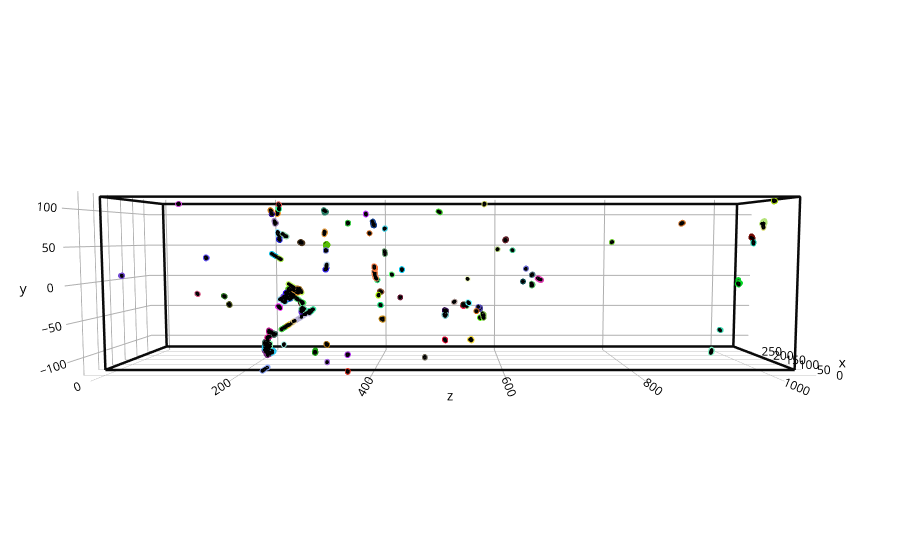

Notebook code cell kept with this figure:
### Code cell
# Plot the clusters and truth edges (if exists)

DRAW_TRUTH_EDGES=False
spacepoint_size = 3.0

xpos  = batchdata[0]['shower_points']
cluster_labels = np.squeeze( batchdata[0]['cluster_labels'] )

print("pos.shape: ",xpos.shape)
print("cluster_labels.shape: ",cluster_labels.shape)

cluster_sampled_pos  = batchdata[0]['cluster_sampled_pos']
cluster_sampled_feat = batchdata[0]['cluster_sampled_feat']
cluster_index_remap = np.squeeze( batchdata[0]['cluster_index_remap'] )
cluster_feat_centroid = batchdata[0]['cluster_feat_centroid']
cluster_feat_planepixelsum = np.squeeze(batchdata[0]['cluster_feat_planepixelsum'])
cluster_feat_pca = np.squeeze(batchdata[0]['cluster_feat_pca'])
edge_list = np.squeeze(batchdata[0]['showercluster_edge_list'])

remap = {}
# for idx,cid in enumerate(cluster_index_remap):
#     #remap[cid] = idx
#     remap[cid] = cid
for i in range(cluster_feat_centroid.shape[0]):
    remap[i] = i

print("cluster_sampled_pos: ",cluster_sampled_pos.shape)
#print("edge list: ",edge_list)
print("edge list.shape: ",edge_list.shape)

print("cluster labels: ")
print(np.unique(cluster_labels))

reco_clusters = get_instanceid_clusters( xpos,
                                        cluster_labels,
                                        min_size=1,
                                        verbose=False)

nclusters = len(reco_clusters)
print("number of reco clusters (above min_size): ",nclusters)
#print(reco_clusters.keys())

#import plotly.express as px

#colors = px.colors.qualitative.Plotly[:nclusters]
#ncolors = len(colors)

reco_cluster_plots = []
sampled_points_v = []
ii = 0
cid_color = {}
for cid in reco_clusters:

    #if cid not in [0,3,6]:
    #    continue
    
    cpos = reco_clusters[cid]
    
    # print("custom.shape: ",spacepoint_customdata.shape)
    #cid_pixsum = cluster_feat_planepixelsum[remap[cid],:]*0.0126
    cid_pixsum = cluster_feat_planepixelsum[cid,:]*0.0126
    
    hovertemplate='x: %{x}<br>' + \
                'y: %{y}<br>' + \
                'z: %{z}<br>' + \
                'q: %.1f, %.1f, %.1f<br>'%(cid_pixsum[0],cid_pixsum[1],cid_pixsum[2]) + \
                'npts: %d'%(cpos.shape[0])
    rcolor = np.random.randint(0,255,3)
    scolor = f"rgba({rcolor[0]},{rcolor[1]},{rcolor[2]},1)"
    cluster_plot = {
        "type":"scatter3d",
        "x": cpos[:,0],
        "y": cpos[:,1],
        "z": cpos[:,2],
        "mode":"markers",
        "name":"ID[%d]"%(cid),
        "hovertemplate":hovertemplate,
        "marker":{"color":scolor,"size":spacepoint_size,"opacity":0.5}
    }
    cid_color[cid] = scolor
    reco_cluster_plots.append(cluster_plot)

    # pca lines
    for ipca in range(3):
        centroid = cluster_feat_centroid[remap[cid]]
        pca_feats = cluster_feat_pca[remap[cid]]
        endpts = np.zeros((2,3))
        endpts[0,:] = centroid + pca_feats[3*ipca:3*ipca+3]*0.5*pca_feats[18+ipca]
        endpts[1,:] = centroid - pca_feats[3*ipca:3*ipca+3]*0.5*pca_feats[18+ipca]
        pca_plot = {
            "type":"scatter3d",
            "x": endpts[:,0],
            "y": endpts[:,1],
            "z": endpts[:,2],
            "mode":"lines",
            "name":"PC%d[%d]"%(ipca+1,cid),
            "hovertemplate":hovertemplate,
            "line":{"color":scolor,"width":2.0}
        }
        reco_cluster_plots.append(pca_plot)
          
    sampled_points_v.append( cluster_sampled_pos[remap[cid]] )
    ii += 1

# build edges
if DRAW_TRUTH_EDGES:
    for iedge in range( edge_list.shape[0] ):
        endpts = np.zeros((2,3))
        edge = edge_list[iedge,:] # pairs of cluster index
        if edge[0]==edge[1]:
            continue
        endpts[0,:] = cluster_feat_centroid[remap[edge[0]]]
        endpts[1,:] = cluster_feat_centroid[remap[edge[1]]]
        edge_plot = {
            "type":"scatter3d",
            "x":endpts[:,0],
            "y":endpts[:,1],
            "z":endpts[:,2],
            "mode":"lines",
            "name":"(%d,%d)"%(edge[0],edge[1]),
            "line":{"color":"rgba(255,0,0,1)","width":3.0}
        }
        reco_cluster_plots.append(edge_plot)

sampled_points = np.concatenate( sampled_points_v, axis=0 )
#print("sampled_points: ",sampled_points.shape)

# debug
#Nc, Ns, Nf = cluster_sampled_pos.shape
#sampled_points = cluster_sampled_pos.reshape( (Nc*Ns, Nf ) )

cluster_sampled_point_plot = {
        "type":"scatter3d",
        "x": sampled_points[:,0],
        "y": sampled_points[:,1],
        "z": sampled_points[:,2],
        "mode":"markers",
        "name":"Sampled",
        "marker":{"color":'rgba(0,0,0,1)',"size":2.0,"opacity":1.0}
    }
reco_cluster_plots.append( cluster_sampled_point_plot )

reco_cluster_traces = detlines + reco_cluster_plots

reco_cluster_layout = go.Layout(plot3d_layout)
reco_cluster_layout.title = "Reco Clusters"

reco_cluster_fig = go.Figure(data=reco_cluster_traces, layout=reco_cluster_layout)
reco_cluster_fig.show()
